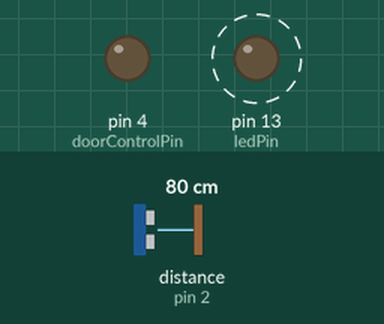
This sketch was run on a simulated Arduino Uno, built with avr-gcc and run on an emulated ATmega328P. On the bench: output pins drawn as LEDs (lit = HIGH). Wiring (inferred from the names in the program): range finder with pulse-width output: data pin 2. Dashed ring = blinking. The test bench sets the inputs (shaded band); at power-on: distance to the obstacle (sensor on pin 2) 80 cm. Sleep ends after the set time or at an interrupt.

Above: at 0.16 s.
Timing chart, 0 to 3.0 s (numbered marks = the images above):
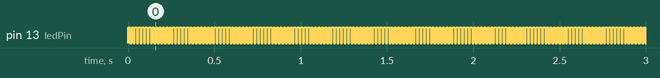

Measured:
- by itself, pin 13 (ledPin): alternates HIGH for 0.01 s and LOW for 0.01 s
- by itself, everything shown: repeats every 4.4 s, in 14 steps

The sketch:

garage.ino
```cpp
#include <avr/sleep.h>
#include <avr/power.h>
#include <math.h>
#include <pitches.h>

/* Signals */
// Visual
int ledPin = 13;

// Auditory
int speakerPin = 3;
int start_tune[] = {NOTE_C4, NOTE_C2, NOTE_C6};
int start_tune_timing[] = {750, 250, 500};
int status_tone = NOTE_G4;
int klaxon_tune[] = {
  NOTE_D3, NOTE_G4, NOTE_C5, NOTE_F6};
int klaxon_timing[] = {200, 175, 150, 200};

/* Interrupts */
// Door open switch
int doorPin = 2;

// Motion Sensor
int motionPin = 3;
int motionSensorWarmup = 30000;  // ms needed to get accurate reading

// garage door control pin
int doorControlPin = 4;

/* Other variables */
// variable to keep track of the delay, can be set by any interrupt
// to start, stop or reset the countdown timer.
volatile long start_ms;

// Run an initialization of we are freshly started.
boolean first_time;

// for the sleep timer, interrupt when clock overflows.
volatile int f_timer=0;
ISR(TIMER1_OVF_vect)
{
  /* set the flag. */
   if(f_timer == 0)
   {
     f_timer = 1;
   }
}

// Inactivity will trigger door to close.
const long doorDelay_ms = 3000;

void setup() {
  // disable the ADC, as it is uneccesary, and set the sleep mode.
  ADCSRA = 0;

  pinMode(ledPin, OUTPUT);
  pinMode(speakerPin, OUTPUT);

  pinMode(doorPin, INPUT);
  digitalWrite(doorPin, HIGH);

  pinMode(motionPin, INPUT);
  digitalWrite(motionPin, HIGH);

  pinMode(doorControlPin, OUTPUT);
  digitalWrite(doorControlPin, LOW);

  /*** Configure the timer.***/
  /* Normal timer operation.*/
  TCCR1A = 0x00;

  /* Clear the timer counter register.
   * You can pre-load this register with a value in order to
   * reduce the timeout period, say if you wanted to wake up
   * ever 4.0 seconds exactly.
   */
  TCNT1=0x0000;

  /* Configure the prescaler for 1:1024, giving us a
   * timeout of 4.09 seconds.
   */
  TCCR1B = 0x05;

  /* Enable the timer overlow interrupt. */
  TIMSK1=0x01;

  /* Disable all of the unused peripherals. This will reduce power
   * consumption further and, more importantly, some of these
   * peripherals may generate interrupts that will wake our Arduino from
   * sleep!
   */
  power_adc_disable();  // Analog Digital Converter
  power_spi_disable();  // Serial Peripheral Interface
  power_twi_disable();  // Two Wire Interface

  Serial.begin(9600);
  first_time = false;
}

void Initialize() {
  if (Serial) {
    Serial.println("Waiting for motion sensor to warmup.");
  }
  delay(motionSensorWarmup);
  if (Serial) {
    Serial.println("Ready");
  }
  first_time = false;
}

void loop() {
  if (first_time) {
    Initialize();
  }
  // wait until the door is closed to proceed
  while (is_door_open()) {
    light_and_sound(100, 10, 1);
    enterTimedSleep();
  }
  enableSleepMode();

  // At this point an interrupt has been seen, so we start the timer
  // and change the interrupt ISR to doorClosed().
  // The timer will return true when it has naturally reached 0,
  // false if the timer was stopped prematurely. If true, then
  // close the garage door.
  start_ms = millis();
  start_countdown();
  if (is_door_open()) {
    close_door();
  }
}

void enableSleepMode() {
  set_sleep_mode(SLEEP_MODE_PWR_DOWN);
  sleep_enable();
  attachInterrupt(0, doorOpen, LOW);
  cli();
  // sleep_bod_disable();
  sei();
  sleep_mode();
}

void enterTimedSleep(void)
{
  set_sleep_mode(SLEEP_MODE_IDLE);
  sleep_enable();
  attachInterrupt(1, resetTimer, HIGH);

  power_timer0_disable();
  power_timer2_disable();

  /* Now enter sleep mode. */
  sleep_mode();

  /* The program will continue from here after the timer or
     when the motion sensor picks up movementtimeout        */
  sleep_disable(); /* First thing to do is disable sleep. */
  detachInterrupt(1);
  f_timer = 0;

  /* Re-enable the peripherals. */
  power_timer0_enable();
  power_timer2_enable();
}

void start_countdown() {
  long now = millis();
  long delay = start_ms + doorDelay_ms;
  while (now < delay) {
    light_and_sound(100, 10, 1);
    enterTimedSleep();
    if (!is_door_open()) {
      return;
    }
    now = millis();
    // reset the delay counter in case start_ms was reset.
    delay = start_ms + doorDelay_ms;
  }
}


/*
 * Returns false if the pin is reading as HIGH, meaning closed.
 */
boolean is_door_open() {
  return (digitalRead(doorPin) != HIGH);
}

void doorOpen() {
  sleep_disable();
  detachInterrupt(0);
}

void resetTimer() {
  sleep_disable();
  detachInterrupt(1);
  start_ms = millis();
  f_timer = 0;
}

void close_door() {
  // Garage door goes LOW for door operations for at least 30ms.
  // Probably use a pull-down resistor to automatically drop
  // the voltage. Need to sink 20V.
  if (Serial) {
    Serial.println("Closing Door.");
  }
  light_and_sound(2000, 100, 2);
  digitalWrite(doorControlPin, HIGH);
  delay(35);
  digitalWrite(doorControlPin, LOW);
}

void light_and_sound(int duration_ms, int led_blink_speed, int sound_type) {
  int num_led_blinks = round(duration_ms/led_blink_speed);
  {for (int l=0;l<num_led_blinks;l++) {
    digitalWrite(ledPin, HIGH);
    delay(led_blink_speed);
    digitalWrite(ledPin, LOW);
    delay(led_blink_speed);}}
  {if (sound_type == 0) {
     for (int t=0;t<3;t++) {
       tone(speakerPin, start_tune[t], start_tune_timing[t]);
       delay(start_tune_timing[t] * 1.30);
     }
   } else if (sound_type == 1) {
     for (int i=0;i<duration_ms/200;i++) {
       tone(speakerPin, status_tone, 100);
       delay(100);
     }
   } else {
     for (int i=0;i<5;i++) {
       for (int t=0;t<4;t++) {
         tone(speakerPin, klaxon_tune[t], klaxon_timing[t]);
         delay(50);
         }
         delay((duration_ms-725)/5);
       }
   }}
}
```

pitches.h
```cpp
/*************************************************
 * Public Constants
 *************************************************/

#define NOTE_B0  31
#define NOTE_C1  33
#define NOTE_CS1 35
#define NOTE_D1  37
#define NOTE_DS1 39
#define NOTE_E1  41
#define NOTE_F1  44
#define NOTE_FS1 46
#define NOTE_G1  49
#define NOTE_GS1 52
#define NOTE_A1  55
#define NOTE_AS1 58
#define NOTE_B1  62
#define NOTE_C2  65
#define NOTE_CS2 69
#define NOTE_D2  73
#define NOTE_DS2 78
#define NOTE_E2  82
#define NOTE_F2  87
#define NOTE_FS2 93
#define NOTE_G2  98
#define NOTE_GS2 104
#define NOTE_A2  110
#define NOTE_AS2 117
#define NOTE_B2  123
#define NOTE_C3  131
#define NOTE_CS3 139
#define NOTE_D3  147
#define NOTE_DS3 156
#define NOTE_E3  165
#define NOTE_F3  175
#define NOTE_FS3 185
#define NOTE_G3  196
#define NOTE_GS3 208
#define NOTE_A3  220
#define NOTE_AS3 233
#define NOTE_B3  247
#define NOTE_C4  262
#define NOTE_CS4 277
#define NOTE_D4  294
#define NOTE_DS4 311
#define NOTE_E4  330
#define NOTE_F4  349
#define NOTE_FS4 370
#define NOTE_G4  392
#define NOTE_GS4 415
#define NOTE_A4  440
#define NOTE_AS4 466
#define NOTE_B4  494
#define NOTE_C5  523
#define NOTE_CS5 554
#define NOTE_D5  587
#define NOTE_DS5 622
#define NOTE_E5  659
#define NOTE_F5  698
#define NOTE_FS5 740
#define NOTE_G5  784
#define NOTE_GS5 831
#define NOTE_A5  880
#define NOTE_AS5 932
#define NOTE_B5  988
#define NOTE_C6  1047
#define NOTE_CS6 1109
#define NOTE_D6  1175
#define NOTE_DS6 1245
#define NOTE_E6  1319
#define NOTE_F6  1397
#define NOTE_FS6 1480
#define NOTE_G6  1568
#define NOTE_GS6 1661
#define NOTE_A6  1760
#define NOTE_AS6 1865
#define NOTE_B6  1976
#define NOTE_C7  2093
#define NOTE_CS7 2217
#define NOTE_D7  2349
#define NOTE_DS7 2489
#define NOTE_E7  2637
#define NOTE_F7  2794
#define NOTE_FS7 2960
#define NOTE_G7  3136
#define NOTE_GS7 3322
#define NOTE_A7  3520
#define NOTE_AS7 3729
#define NOTE_B7  3951
#define NOTE_C8  4186
#define NOTE_CS8 4435
#define NOTE_D8  4699
#define NOTE_DS8 4978
```
